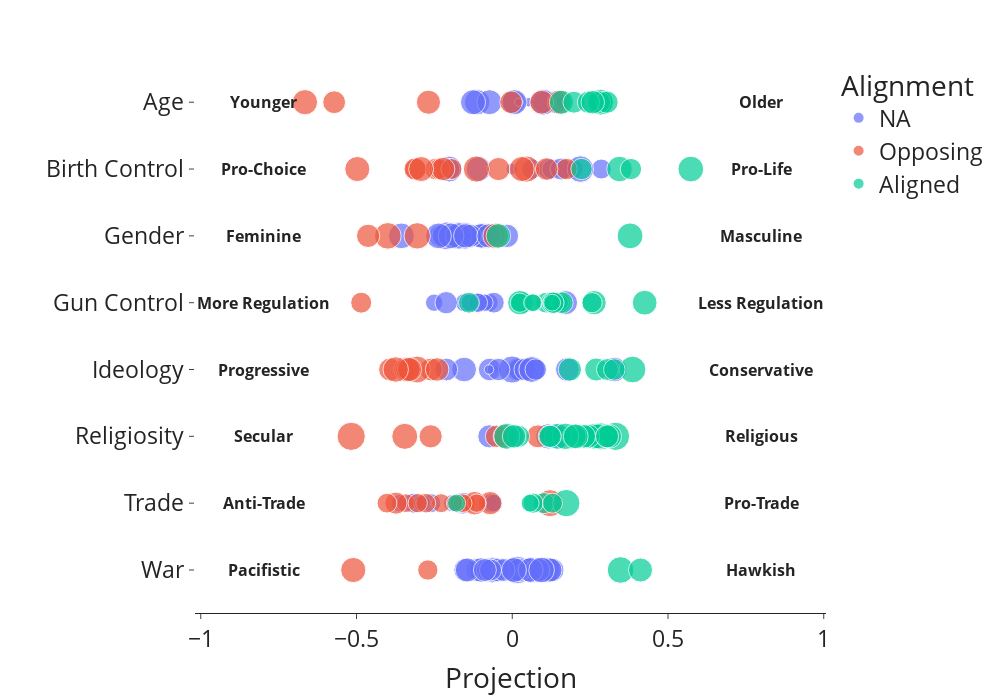

Write notebook code for a chart like this one.
### Code cell
counts_df.rename({"alignment": "Alignment"},axis=1,inplace=True)
fig = px.scatter(counts_df,
                 x="projection",
                 color="Alignment",
                 size="size",
                 hover_data=["subreddit","count","label"],
                 y="dim",
                 labels=dict(dim="",projection="Projection"))
x = abs(max(counts_df["projection"].max(),counts_df["projection"].min().min(),key=abs))*1.2
annotations = []

for dim_info in dim_dict.values():
    print(dim_info.name)
    annotations.append(dict(
            x=x,
            y=dim_info.name,
            xref="x",
            yref="y",
            text="<b>{}</b>".format(dim_info.tags[0]),
            showarrow=False,
            font=dict(size=16),
            ax=-40,
            ay=-30
        ))    
    annotations.append(dict(
            x=-x,
            y=dim_info.name,
            xref="x",
            yref="y",
            text=f"<b>{dim_info.tags[1]}</b>",
            showarrow=False,
            font=dict(size=16),
            ax=-40,
            ay=-50
        ))
args = {
    "font":{"size": 23},
    "height": 700,
    "width": 1000,    
    "template":"simple_white",
    "yaxis_type": 'category',
    "yaxis":{"showline": False},
    "annotations":annotations
}
    
fig.update_layout(**args)
with open("visualizations/political_dimensions/dimension_validation.pdf", "wb") as f:
    f.write(scope.transform(fig, format="pdf"))
fig.write_html("visualizations/political_dimensions/dimension_validation.html")
fig.show()

### Figure 1 — Plotly figure (JSON) as saved in the notebook; plotly's stock layout.template omitted (floating-point values rounded to 4 significant figures; data arrays with more than 128 entries replaced by an {"elided": "..."} marker saying what was removed)
{"data": [{"customdata": {"elided": "119x3 mixed values"}, "hovertemplate": "Alignment=NA<br>Projection=%{x}<br>=%{y}<br>size=%{marker.size}<br>subreddit=%{customdata[0]}<br>count=%{customdata[1]}<br>label=%{customdata[2]}<extra></extra>", "legendgroup": "NA", "marker": {"color": "#636efa", "size": [12.04, 11.53, 14.07, 12.12, 13.32, 12.98, 13.18, 0, 14.51, 11.85, 12.31, 16.46, 13.11, 11.89, 12.35, 12.73, 12.74, 11.72, 12.78, 13.5, 11.39, 14.43, 10.55, 13.5, 0, 11.48, 7.775, 10.39, 8.697, 6.322, 6.409, 7.907, 8.134, 6.285, 6.833, 0, 6.585, 12.79, 11.63, 10.49, 14.02, 12.82, 11.98, 13.28, 11.07, 1, 11.3, 12.44, 11.21, 16.15, 12.35, 10.27, 10.94, 2, 11.1, 14.49, 10.11, 13.22, 8.271, 12.71, 7.492, 7.033, 9.443, 0, 0, 6.672, 8.18, 6.57, 6.977, 10.85, 16.43, 12.08, 11.28, 17.01, 12.0, 16.52, 11.13, 12.55, 13.55, 7.762, 14.44, 13.17, 12.04, 12.73, 13.18, 14.87, 11.37, 14.43, 13.08, 11.95, 14.44, 12.67, 9.18, 10.03, 8.714, 14.69, 8.476, 8.714, 8.145, 13.47, 9.899, 2.807, 10.55, 15.37, 0, 2.322, 3, 14.04, 2, 11.67, 0, 13.81, 13.65, 13.73, 11.16, 0, 10.54, 14.61, 1.585], "sizemode": "area", "sizeref": 0.04361, "symbol": "circle"}, "mode": "markers", "name": "NA", "orientation": "h", "showlegend": true, "type": "scatter", "x": [-0.111, 0.1037, 0.1128, 0.1283, 0.07698, 0.006335, -0.0996, 0.09768, -0.06487, -0.15, 0.05219, 0.01613, 0.05584, 0.02098, -0.04572, -0.144, 0.1209, -0.07809, 0.08204, 0.05906, -0.02759, 0.09414, -0.06985, 0.005622, -0.07769, -0.08787, -0.2598, -0.1585, -0.3176, -0.2901, -0.1928, -0.1698, -0.06743, -0.1459, -0.05969, -0.06021, -0.3609, 0.1458, -0.0736, 0.001296, 0.1162, 0.1328, 0.01819, -0.1544, 0.02313, -0.0514, -0.2117, 0.06869, -0.07241, -0.0007824, 0.1771, 0.05317, -0.04366, -0.07454, 0.04178, 0.06273, 0.07542, 0.3281, -0.1164, 0.1709, -0.1528, -0.07413, -0.05911, -0.08606, -0.06391, -0.08941, -0.1105, -0.2507, -0.1362, -0.2121, -0.1555, -0.2292, -0.05399, -0.2107, -0.01714, -0.1738, -0.2222, -0.1389, -0.08486, -0.09956, -0.3558, -0.09508, -0.1728, -0.1783, -0.1, -0.1714, -0.135, -0.1963, -0.1492, -0.05971, -0.2367, -0.07542, 0.06373, 0.1166, 0.2859, -0.2028, 0.1957, 0.127, 0.1695, -0.108, -0.2025, -0.001877, 0.1569, 0.2188, 0.06327, 0.1566, 0.01843, -0.1126, 0.05321, 0.005103, -0.02691, 0.00693, -0.07317, -0.126, 0.1388, 0.1132, 0.1007, 0.09975, 0.02087], "xaxis": "x", "y": ["War", "War", "War", "War", "War", "War", "War", "War", "War", "War", "War", "War", "War", "War", "War", "War", "War", "War", "War", "War", "War", "War", "War", "War", "War", "War", "Trade", "Trade", "Trade", "Trade", "Trade", "Trade", "Trade", "Trade", "Trade", "Trade", "Trade", "Religiosity", "Religiosity", "Religiosity", "Religiosity", "Religiosity", "Ideology", "Ideology", "Ideology", "Ideology", "Ideology", "Ideology", "Ideology", "Ideology", "Ideology", "Ideology", "Ideology", "Ideology", "Ideology", "Ideology", "Ideology", "Ideology", "Gun Control", "Gun Control", "Gun Control", "Gun Control", "Gun Control", "Gun Control", "Gun Control", "Gun Control", "Gun Control", "Gun Control", "Gun Control", "Gun Control", "Gender", "Gender", "Gender", "Gender", "Gender", "Gender", "Gender", "Gender", "Gender", "Gender", "Gender", "Gender", "Gender", "Gender", "Gender", "Gender", "Gender", "Gender", "Gender", "Gender", "Gender", "Gender", "Birth Control", "Birth Control", "Birth Control", "Birth Control", "Birth Control", "Birth Control", "Birth Control", "Birth Control", "Birth Control", "Birth Control", "Birth Control", "Birth Control", "Age", "Age", "Age", "Age", "Age", "Age", "Age", "Age", "Age", "Age", "Age", "Age", "Age", "Age", "Age"], "yaxis": "y"}, {"customdata": {"elided": "55x3 mixed values"}, "hovertemplate": "Alignment=Opposing<br>Projection=%{x}<br>=%{y}<br>size=%{marker.size}<br>subreddit=%{customdata[0]}<br>count=%{customdata[1]}<br>label=%{customdata[2]}<extra></extra>", "legendgroup": "Opposing", "marker": {"color": "#EF553B", "size": [13.86, 9.017, 11.9, 6.858, 7.679, 10.64, 12.07, 8.622, 7.392, 7.7, 15.93, 7.877, 6, 8.388, 8.103, 14.79, 17.38, 11.54, 11.07, 11.77, 12.16, 13.59, 11.36, 11.39, 10.21, 15.92, 13.1, 12.76, 12.09, 14.12, 9.611, 15.42, 15.23, 14.2, 11.83, 9.938, 10.25, 11.74, 9.731, 9.642, 14.98, 14.94, 9.972, 11.91, 11.17, 10.73, 13.63, 13.73, 13.64, 13.9, 12.96, 12.48, 11.34, 12.72, 11.22], "sizemode": "area", "sizeref": 0.04361, "symbol": "circle"}, "mode": "markers", "name": "Opposing", "orientation": "h", "showlegend": true, "type": "scatter", "x": [-0.5104, -0.271, -0.07094, -0.147, -0.3413, -0.3734, -0.121, -0.4022, -0.1143, -0.1592, 0.121, -0.2285, -0.185, -0.2773, -0.3034, -0.3451, -0.517, 0.0824, -0.05025, -0.2621, -0.02342, -0.3425, -0.3924, -0.2609, -0.3459, -0.306, -0.3353, -0.3298, -0.2411, -0.3741, -0.4849, -0.3994, -0.3049, -0.05293, -0.4626, -0.3103, -0.2451, -0.04419, -0.2339, -0.1953, -0.1151, 0.04649, 0.1742, -0.2217, 0.1105, -0.3121, -0.2924, -0.4974, 0.03051, -0.6655, 0.1512, 0.09453, -0.5718, -0.269, -0.003662], "xaxis": "x", "y": ["War", "War", "Trade", "Trade", "Trade", "Trade", "Trade", "Trade", "Trade", "Trade", "Trade", "Trade", "Trade", "Trade", "Trade", "Religiosity", "Religiosity", "Religiosity", "Religiosity", "Religiosity", "Religiosity", "Ideology", "Ideology", "Ideology", "Ideology", "Ideology", "Ideology", "Ideology", "Ideology", "Ideology", "Gun Control", "Gender", "Gender", "Gender", "Gender", "Birth Control", "Birth Control", "Birth Control", "Birth Control", "Birth Control", "Birth Control", "Birth Control", "Birth Control", "Birth Control", "Birth Control", "Birth Control", "Birth Control", "Birth Control", "Birth Control", "Age", "Age", "Age", "Age", "Age", "Age"], "yaxis": "y"}, {"customdata": {"elided": "65x3 mixed values"}, "hovertemplate": "Alignment=Aligned<br>Projection=%{x}<br>=%{y}<br>size=%{marker.size}<br>subreddit=%{customdata[0]}<br>count=%{customdata[1]}<br>label=%{customdata[2]}<extra></extra>", "legendgroup": "Aligned", "marker": {"color": "#00cc96", "size": [15.48, 12.6, 9.721, 7.119, 16.31, 8.916, 8.752, 7, 16.13, 12.5, 14.63, 10.57, 14.32, 17.44, 13.94, 10.9, 12.48, 14.67, 12.23, 12.13, 12.64, 15.2, 11.07, 11.71, 10.92, 12.03, 13.5, 15.56, 11.59, 10.42, 10.16, 11.79, 9.388, 12.9, 9.355, 6.248, 13.43, 10.87, 10.14, 12.9, 9, 9.798, 10.35, 9.966, 8.155, 6.728, 6.87, 9.555, 6.17, 0, 13.15, 14.59, 14.26, 9.884, 10.0, 14.51, 14.79, 12.73, 10.45, 10.84, 14.09, 10.95, 10.74, 10.72, 12.04], "sizemode": "area", "sizeref": 0.04361, "symbol": "circle"}, "mode": "markers", "name": "Aligned", "orientation": "h", "showlegend": true, "type": "scatter", "x": [0.3476, 0.4118, 0.1016, -0.1786, 0.1734, 0.06697, 0.1292, 0.05729, 0.2849, 0.272, 0.1447, 0.02031, 0.2623, 0.3315, 0.2776, 0.3034, 0.3124, -0.0177, 0.2432, 0.2295, 0.1986, 0.1709, 0.1192, 0.3044, 0.1218, 0.005833, 0.2037, 0.3861, 0.2697, 0.3055, 0.3278, 0.185, 0.1086, 0.2626, 0.1548, 0.1533, 0.4251, 0.03243, 0.127, 0.02424, 0.2562, 0.1326, 0.1606, 0.1321, 0.02452, 0.06836, 0.06524, -0.1389, 0.128, 0.03892, -0.04458, 0.3783, 0.3443, 0.381, 0.2224, 0.5732, 0.2833, 0.1578, 0.1979, 0.2884, 0.2836, 0.2798, 0.3044, 0.2446, 0.2585], "xaxis": "x", "y": ["War", "War", "Trade", "Trade", "Trade", "Trade", "Trade", "Trade", "Religiosity", "Religiosity", "Religiosity", "Religiosity", "Religiosity", "Religiosity", "Religiosity", "Religiosity", "Religiosity", "Religiosity", "Religiosity", "Religiosity", "Religiosity", "Religiosity", "Religiosity", "Religiosity", "Religiosity", "Religiosity", "Religiosity", "Ideology", "Ideology", "Ideology", "Ideology", "Ideology", "Gun Control", "Gun Control", "Gun Control", "Gun Control", "Gun Control", "Gun Control", "Gun Control", "Gun Control", "Gun Control", "Gun Control", "Gun Control", "Gun Control", "Gun Control", "Gun Control", "Gun Control", "Gun Control", "Gun Control", "Gender", "Gender", "Gender", "Birth Control", "Birth Control", "Birth Control", "Birth Control", "Age", "Age", "Age", "Age", "Age", "Age", "Age", "Age", "Age"], "yaxis": "y"}], "layout": {"annotations": [{"ax": -40, "ay": -30, "font": {"size": 16}, "showarrow": false, "text": "<b>Conservative</b>", "x": 0.7986, "xref": "x", "y": "Ideology", "yref": "y"}, {"ax": -40, "ay": -50, "font": {"size": 16}, "showarrow": false, "text": "<b>Progressive</b>", "x": -0.7986, "xref": "x", "y": "Ideology", "yref": "y"}, {"ax": -40, "ay": -30, "font": {"size": 16}, "showarrow": false, "text": "<b>Religious</b>", "x": 0.7986, "xref": "x", "y": "Religiosity", "yref": "y"}, {"ax": -40, "ay": -50, "font": {"size": 16}, "showarrow": false, "text": "<b>Secular</b>", "x": -0.7986, "xref": "x", "y": "Religiosity", "yref": "y"}, {"ax": -40, "ay": -30, "font": {"size": 16}, "showarrow": false, "text": "<b>Pro-Life</b>", "x": 0.7986, "xref": "x", "y": "Birth Control", "yref": "y"}, {"ax": -40, "ay": -50, "font": {"size": 16}, "showarrow": false, "text": "<b>Pro-Choice</b>", "x": -0.7986, "xref": "x", "y": "Birth Control", "yref": "y"}, {"ax": -40, "ay": -30, "font": {"size": 16}, "showarrow": false, "text": "<b>Less Regulation</b>", "x": 0.7986, "xref": "x", "y": "Gun Control", "yref": "y"}, {"ax": -40, "ay": -50, "font": {"size": 16}, "showarrow": false, "text": "<b>More Regulation</b>", "x": -0.7986, "xref": "x", "y": "Gun Control", "yref": "y"}, {"ax": -40, "ay": -30, "font": {"size": 16}, "showarrow": false, "text": "<b>Older</b>", "x": 0.7986, "xref": "x", "y": "Age", "yref": "y"}, {"ax": -40, "ay": -50, "font": {"size": 16}, "showarrow": false, "text": "<b>Younger</b>", "x": -0.7986, "xref": "x", "y": "Age", "yref": "y"}, {"ax": -40, "ay": -30, "font": {"size": 16}, "showarrow": false, "text": "<b>Pro-Trade</b>", "x": 0.7986, "xref": "x", "y": "Trade", "yref": "y"}, {"ax": -40, "ay": -50, "font": {"size": 16}, "showarrow": false, "text": "<b>Anti-Trade</b>", "x": -0.7986, "xref": "x", "y": "Trade", "yref": "y"}, {"ax": -40, "ay": -30, "font": {"size": 16}, "showarrow": false, "text": "<b>Hawkish</b>", "x": 0.7986, "xref": "x", "y": "War", "yref": "y"}, {"ax": -40, "ay": -50, "font": {"size": 16}, "showarrow": false, "text": "<b>Pacifistic</b>", "x": -0.7986, "xref": "x", "y": "War", "yref": "y"}, {"ax": -40, "ay": -30, "font": {"size": 16}, "showarrow": false, "text": "<b>Masculine</b>", "x": 0.7986, "xref": "x", "y": "Gender", "yref": "y"}, {"ax": -40, "ay": -50, "font": {"size": 16}, "showarrow": false, "text": "<b>Feminine</b>", "x": -0.7986, "xref": "x", "y": "Gender", "yref": "y"}], "font": {"size": 23}, "height": 700, "legend": {"itemsizing": "constant", "title": {"text": "Alignment"}, "tracegroupgap": 0}, "margin": {"t": 60}, "width": 1000, "xaxis": {"anchor": "y", "domain": [0, 1], "title": {"text": "Projection"}}, "yaxis": {"anchor": "x", "domain": [0, 1], "showline": false, "title": {"text": ""}, "type": "category"}}}
